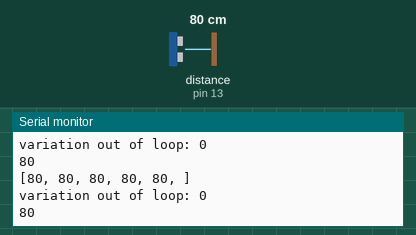
This sketch was run on a simulated Arduino Uno, built with avr-gcc and run on an emulated ATmega328P. Shown: the last lines printed to the serial monitor. Wiring (inferred from the names in the program): ultrasonic range finder: trigger pin 12; echo pin 13. Inputs (shaded band) come from the test bench; at power-on: distance to the obstacle (sensor on pin 13) 80 cm. The echo pulse lasts 58.3 µs per cm.

Above: at 1.2 s.
1.3 s: distance to the obstacle (sensor on pin 13) set to 250 cm
At 3.0 s:
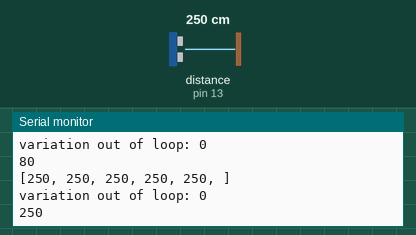
4.3 s: distance to the obstacle (sensor on pin 13) set to 2 cm
At 6.1 s:
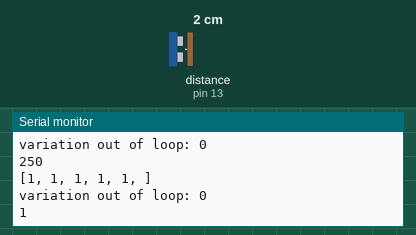
Timing chart, 0 to 7.6 s (numbered marks = the images above; inputs shaded):
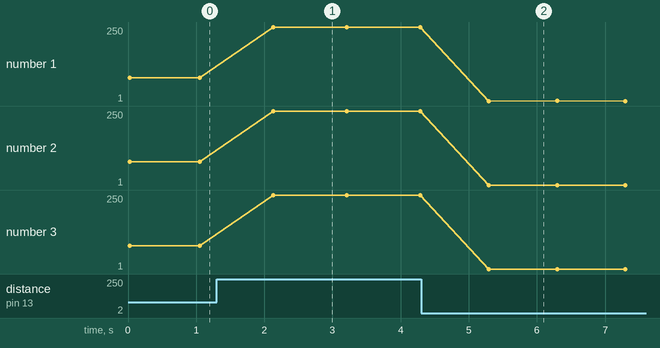

The sketch:

ultrasonicSensor.ino
```cpp
#include <stdio.h>
const int TriPin = 12;
const int EchoPin = 13;

const int variationThreshold = 2;
const int distAvgArraySize = 5;

void serCommand(){ //a general function to call the command flag for issuing all other commands
  Serial.write(0xFE);
}

/**
 * Returns a single reading of the ultrasonic sensor.
 */
unsigned long readDistance()
{
  unsigned long cm;
  digitalWrite (TriPin, LOW);
  delayMicroseconds (2);
  digitalWrite (TriPin, HIGH);
  delayMicroseconds (10);
  digitalWrite (TriPin, LOW);
  cm = pulseIn (EchoPin, HIGH, 100000) / 58.0;
  cm = (int (cm * 100.0)) / 100.0;
  return cm;
}

/**
 * Return the smallest value in a given array of the specified size
 */
unsigned long smallest(unsigned long array[], int arraySize){
  unsigned long smallest = array[0];
  for(int i = 1; i < arraySize; i++){
    if(array[i] < smallest){
      smallest = array[i];
    }
  }
  return smallest;
}
/**
 * Return the largest value in a given array of the specified size
 */
unsigned long largest(unsigned long array[], int arraySize){
  float largest = array[0];
  for(int i = 1; i < arraySize; i++){
    if(array[i] > largest){
      largest = array[i];
    }
  }
  return largest;
}

/**
 * put the given element in the front of the array, and shift all the other elements back. Removes the last element.
 */
void putFrontAndShift(unsigned long array[], int arraySize, unsigned long element){
  for(int i = arraySize - 2; i >= 0; i--){
    array[i + 1] = array[i];
  }
  array[0] = element;
}
/**
 * Print the given array
 */
void printArray(unsigned long array[], int arraySize){
  Serial.print("[");
  for(int i = 0; i < arraySize; i++){
    Serial.print(array[i]);
    Serial.print(", ");
  }
  Serial.println("]");
}
/**
 * Returns a verified distance
 */
unsigned long avgDistance(int arraySize){
  unsigned long distReadings[arraySize];
  unsigned long variation;
  unsigned long newReading;
  for(int i = 0; i < arraySize; i++){//Put the first x readings into the array
    distReadings[i] = readDistance();
  }
  variation = largest(distReadings, arraySize) - smallest(distReadings, arraySize);
  //Serial.println(distReadings);
  printArray(distReadings, arraySize);
  Serial.print("variation out of loop: ");
  Serial.println(variation);
  while(variation > variationThreshold){
     putFrontAndShift(distReadings, arraySize, readDistance());
     variation = largest(distReadings, arraySize) - smallest(distReadings, arraySize);
     //Serial.println(distReadings);
     printArray(distReadings, arraySize);
     Serial.print("variation in loop: ");
     Serial.println(variation);
  }
  //return the average
  unsigned long sum = 0;
  for(int i = 0; i < arraySize; i++){
    sum += distReadings[i];
  }
  return sum / arraySize;
}

void setup()
{
  Serial.begin(9600);
  pinMode (TriPin, OUTPUT);
  pinMode (EchoPin, INPUT);
}

void loop()
{
  Serial.println(avgDistance(distAvgArraySize));
  delay (1000);
}
```

Measured:
- after the input at 1.3 s, the serial monitor: prints a new line after 0.83 s (image 1)
- after the input at 4.3 s, the serial monitor: prints a new line after 0.99 s (image 2)
- plotted number 1: 80 → 250 after the input at 1.3 s, 250 → 2 after the input at 4.3 s
- plotted number 2: 80 → 250 after the input at 1.3 s, 250 → 1 after the input at 4.3 s
- plotted number 3: 80 → 250 after the input at 1.3 s, 250 → 1 after the input at 4.3 s
